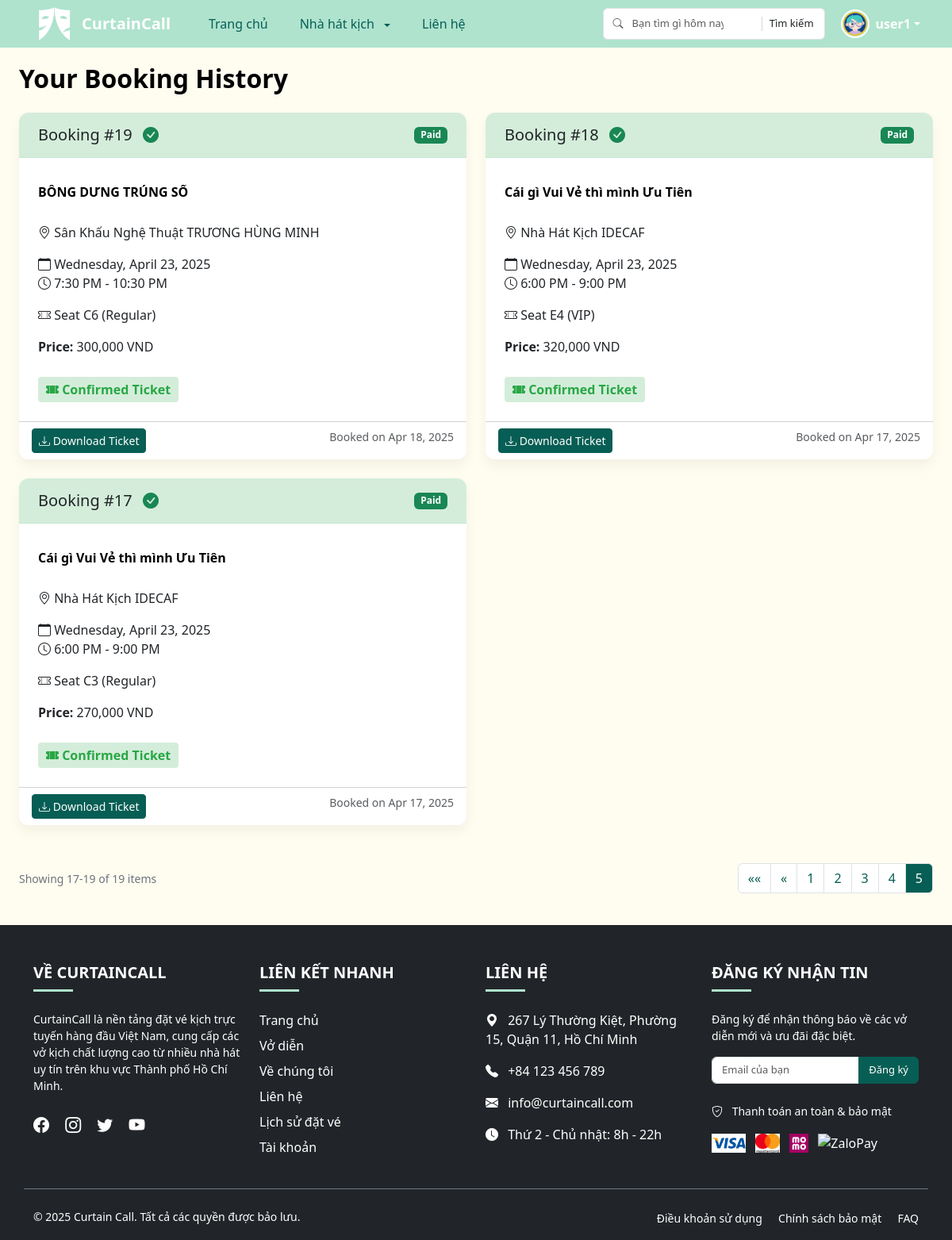
The app's page /index.php?route=booking/history&page=5 (signed in) with its own data.
### tables this page shows
CREATE TABLE `bookings` (
  `booking_id` int(11) NOT NULL,
  `user_id` int(11) NOT NULL,
  `play_id` varchar(5) NOT NULL,
  `theater_id` varchar(3) NOT NULL,
  `seat_id` varchar(3) NOT NULL,
  `status` enum('Pending','Paid','Expired','Cancelled') DEFAULT 'Pending',
  `expires_at` datetime NOT NULL,
  `created_at` timestamp NOT NULL DEFAULT current_timestamp(),
  `updated_at` timestamp NOT NULL DEFAULT current_timestamp() ON UPDATE current_timestamp(),
  `amount` decimal(10,2) NOT NULL DEFAULT 0.00,
  `schedule_date` date DEFAULT NULL
);

CREATE TABLE `plays` (
  `play_id` varchar(5) NOT NULL,
  `title` varchar(255) NOT NULL,
  `description` text NOT NULL,
  `image` varchar(255) NOT NULL,
  `theater_id` varchar(3) NOT NULL,
  `views` int(11) DEFAULT 0
);

CREATE TABLE `theaters` (
  `theater_id` varchar(3) NOT NULL,
  `name` varchar(255) NOT NULL,
  `location` varchar(255) NOT NULL
);

CREATE TABLE `schedules` (
  `play_id` varchar(5) NOT NULL,
  `date` date NOT NULL,
  `start_time` time NOT NULL,
  `end_time` time NOT NULL
);

CREATE TABLE `seat_maps` (
  `theater_id` varchar(3) NOT NULL,
  `seat_id` varchar(3) NOT NULL,
  `seat_type` enum('VIP','Regular') NOT NULL
);

CREATE TABLE `seat_prices` (
  `theater_id` varchar(3) NOT NULL,
  `seat_type` enum('VIP','Regular') NOT NULL,
  `price` decimal(10,2) NOT NULL
);

### controllers/BookingController.php (called while the page is built, shortened)
<?php
require_once 'models/Booking.php';
class BookingController
{
    private $bookingModel;
    public function __construct($conn)
    {
        $this->bookingModel = new Booking($conn);
    }
    public function history()
    {
        $user_id = $_SESSION['user']['user_id'];
        $bookings = $this->bookingModel->getBookingsByUserId($user_id);
        include 'views/layouts/header.php';
        include 'views/booking/history.php';
        include 'views/layouts/footer.php';
    }
}

### models/Booking.php (called while the page is built, shortened)
<?php
class Booking {
    private $conn;
    public function __construct($conn) {
        $this->conn = $conn;
    }
    public function getBookingsByUserId($user_id) {
        $sql = "SELECT b.*, p.title as play_title, t.name as theater_name,
                s.date as schedule_date, s.start_time, s.end_time,
                sm.seat_type, sp.price
                FROM bookings b
                JOIN plays p ON b.play_id = p.play_id
                JOIN theaters t ON b.theater_id = t.theater_id
                LEFT JOIN schedules s ON b.play_id = s.play_id AND b.schedule_date = s.date
                JOIN seat_maps sm ON b.theater_id = sm.theater_id AND b.seat_id = sm.seat_id
                JOIN seat_prices sp ON b.theater_id = sp.theater_id AND sm.seat_type = sp.seat_type
                WHERE b.user_id = ?
                ORDER BY b.created_at DESC";
        $stmt = $this->conn->prepare($sql);
        $stmt->bind_param("i", $user_id);
        $stmt->execute();
        $result = $stmt->get_result();
        $bookings = [];
        while ($row = $result->fetch_assoc()) {
            $bookings[] = $row;
        }
        return $bookings;
    }
}

### views/booking/history.php (the view, shortened to what this page needs)
<main class="container-fluid px-4">
    <div class="row">
        <div class="col-12 mb-4">
            <h2 class="section-title text-center">Your Booking History</h2>
        </div>
    </div>
    <?php
    $paidBookings = array_filter($bookings, function($booking) {
        return $booking['status'] === 'Paid';
    });
    if (empty($paidBookings)):
    ?>
        <div class="alert alert-info">
            <i class="bi bi-info-circle"></i> You don't have any confirmed tickets yet.
        </div>
        <div class="text-center mt-4">
            <a href="index.php" class="btn btn-primary">Browse Plays</a>
        </div>
    <?php else: ?>
        <div class="row" id="bookings-container">
            <?php
            $page = isset($_GET['page']) ? max(1, intval($_GET['page'])) : 1;
            $per_page = 4;
            $total_bookings = count($paidBookings);
            $total_pages = ceil($total_bookings / $per_page);
            $page = min($page, $total_pages);
            $start_index = ($page - 1) * $per_page;
            $current_page_bookings = array_slice($paidBookings, $start_index, $per_page);
            $highlightBookingId = isset($_GET['booking_id']) ? $_GET['booking_id'] : null;
            foreach ($current_page_bookings as $booking):
            ?>
                <div class="col-md-6 mb-4 booking-item">
                    <div class="card h-100 <?= (isset($_GET['payment_success']) && $_GET['payment_success'] == 1 && $highlightBookingId == $booking['booking_id']) ? 'paid-highlight' : '' ?>">
                        <div class="card-header d-flex justify-content-between align-items-center paid-header">
                            <h5 class="mb-0">
                                Booking #<?= $booking['booking_id'] ?>
                                <i class="bi bi-check-circle-fill text-success ms-2"></i>
                            </h5>
                            <span class="badge bg-success">
                                <?= $booking['status'] ?>
                            </span>
                        </div>
                        <div class="card-body">
                            <h5 class="card-title"><?= htmlspecialchars($booking['play_title']) ?></h5>
                            <p class="card-text"><i class="bi bi-geo-alt"></i> <?= htmlspecialchars($booking['theater_name']) ?></p>
                            <p class="card-text">
                                <i class="bi bi-calendar"></i> <?= date('l, F j, Y', strtotime($booking['schedule_date'])) ?><br>
                                <i class="bi bi-clock"></i> <?= date('g:i A', strtotime($booking['start_time'])) ?> - <?= date('g:i A', strtotime($booking['end_time'])) ?>
                            </p>
                            <p class="card-text">
                                <i class="bi bi-ticket-perforated"></i> Seat <?= $booking['seat_id'] ?> (<?= $booking['seat_type'] ?>)
                            </p>
                            <p class="card-text">
                                <strong>Price:</strong> <?= number_format($booking['price']) ?> VND
                            </p>
                            <div class="paid-ticket-label">
                                <i class="bi bi-ticket-perforated-fill"></i> Confirmed Ticket
                            </div>
                        </div>
                        <div class="card-footer bg-white">
                            <a href="index.php?route=booking/download-ticket&id=<?= $booking['booking_id'] ?>" class="btn btn-primary btn-sm">
                                <i class="bi bi-download"></i> Download Ticket
                            </a>
                            <span class="float-end text-muted small">
                                Booked on <?= date('M j, Y', strtotime($booking['created_at'])) ?>
                            </span>
                        </div>
                    </div>
                </div>
            <?php endforeach; ?>
        </div>
        <?php
        include 'views/admin/pagination.php';
        ?>
    <?php endif; ?>
</main>

### public/css/style.css (style rules this page uses)
.card-body { margin: 0.5rem; }
.card-title { color: black; font-weight: 600; font-size: 1rem; height: 2.5rem; margin-top: 10px; display: -webkit-box; -webkit-line-clamp: 2; -webkit-box-orient: vertical; overflow: hidden; text-overflow: ellipsis; }

### public/css/layouts.css (style rules this page uses)
* { margin: 0; padding: 0; box-sizing: border-box; }
body { display: flex; flex-direction: column; min-height: 100vh; }
main { background-color: #fffcf0; padding-top: 80px; padding-bottom: 40px; }

### public/css/play-details.css (style rules this page uses)
.section-title { color: black; font-weight: 600; display: inline-block; margin-bottom: 0px; }

### public/css/profile.css (style rules this page uses)
.btn-primary { background-color: #075E54; border-color: #075E54; }
.card { border-radius: 12px; overflow: hidden; box-shadow: 0 4px 8px rgba(0, 0, 0, 0.1); }
.card-header { border-bottom: 1px solid #f0f0f0; padding: 15px 20px; }

### public/css/booking.css (style rules this page uses)
.booking-page .card { border: none; box-shadow: 0 0.5rem 1rem rgba(0, 0, 0, 0.05); border-radius: 12px; overflow: hidden; }
.booking-page .card-header { border-bottom: none; padding: 1rem 1.5rem; }

### public/css/payment-success.css (style rules this page uses)
.card-header.paid-header { background-color: #d4edda; border-bottom: 1px solid #c3e6cb; }
.paid-ticket-label { color: #28a745; font-weight: bold; display: inline-block; margin-top: 10px; padding: 4px 10px; background-color: #d4edda; border-radius: 4px; }

### records on screen
bookings: booking_id "19", status "Paid", plays.title "BỖNG DƯNG TRÚNG SỐ", theaters.name "Sân Khấu Nghệ Thuật TRƯƠNG HÙNG MINH", schedules.date "Wednesday, April 23, 2025", schedules.start_time "7:30 PM", schedules.end_time "10:30 PM", seat "C6", seat_maps.seat_type "Regular", seat_prices.price "300,000", created_at "Apr 18, 2025"
bookings: booking_id "18", status "Paid", plays.title "Cái gì Vui Vẻ thì mình Ưu Tiên", theaters.name "Nhà Hát Kịch IDECAF", schedules.date "Wednesday, April 23, 2025", schedules.start_time "6:00 PM", schedules.end_time "9:00 PM", seat "E4", seat_maps.seat_type "VIP", seat_prices.price "320,000", created_at "Apr 17, 2025"
bookings: booking_id "17", status "Paid", plays.title "Cái gì Vui Vẻ thì mình Ưu Tiên", theaters.name "Nhà Hát Kịch IDECAF", schedules.date "Wednesday, April 23, 2025", schedules.start_time "6:00 PM", schedules.end_time "9:00 PM", seat "C3", seat_maps.seat_type "Regular", seat_prices.price "270,000", created_at "Apr 17, 2025"

### other values on screen
$_SESSION['user']['username'] "user1"
$pagination['total'] "19"
